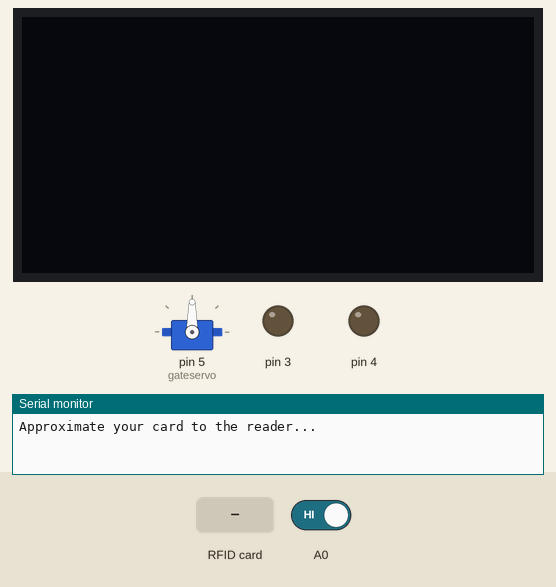
A sketch run on a simulated Arduino Uno, built with avr-gcc and run on an emulated ATmega328P. On the bench: servo, 128×64 one-colour display, output pins drawn as LEDs (lit = HIGH), the last lines printed to the serial monitor. The inputs (shaded band) are chosen by the test bench; at power-on: A0 HIGH. Pins used as bus, display or sensor lines are not drawn.

Above: at 1.3 s.
1.4 s: A0 driven LOW
3.9 s: RFID card 93 05 DB 1D held to the reader
At 5.6 s:
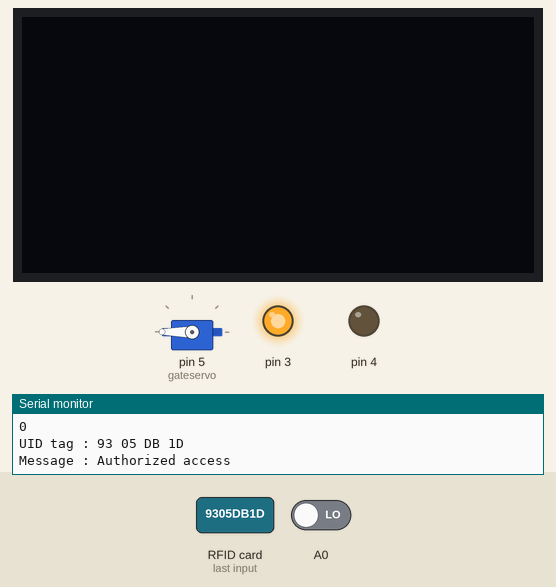
5.9 s: RFID card 5E 7A 19 C4 held to the reader
At 8.9 s:
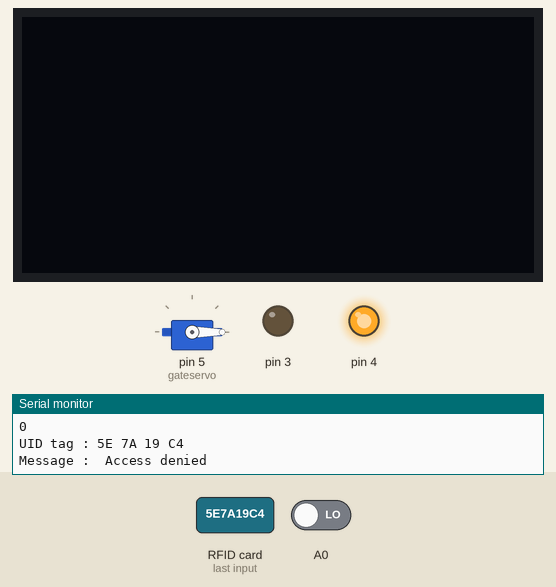
At 12.4 s:
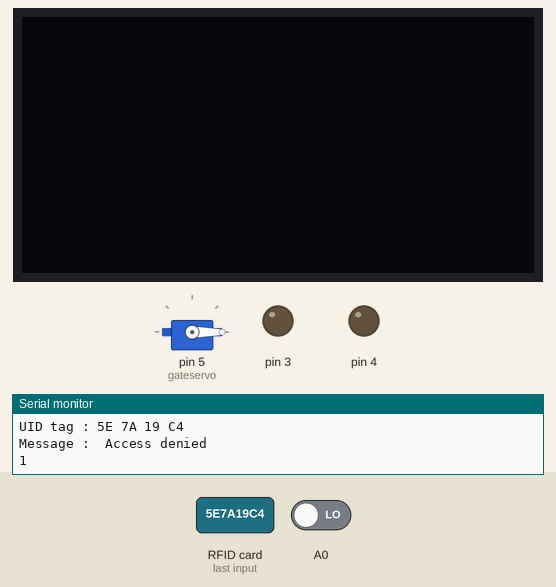
Timing chart, 0 to 13.9 s (numbered marks = the images above; inputs shaded):
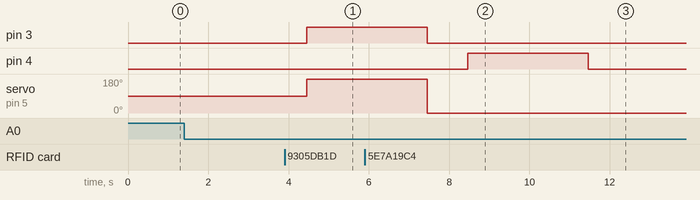

The sketch:

Rfid_Project_Rathore.ino
```cpp
/*
* Just Few Comment Lines for the Author
*/

#include <SPI.h>
#include <MFRC522.h>
#include <Servo.h>
#include <Adafruit_GFX.h>
#include <Adafruit_SSD1306.h>
#define SCREEN_WIDTH 128 // OLED display width, in pixels
#define SCREEN_HEIGHT 64 // OLED display height, in pixels
Adafruit_SSD1306 display(SCREEN_WIDTH, SCREEN_HEIGHT, &Wire, -1); //Display Intialisation, display instance.
#define SS_PIN 10
#define RST_PIN 9
MFRC522 mfrc522(SS_PIN, RST_PIN);   // Create MFRC522 instance.
Servo gateservo;
int auth = 0;
int pos = 0;
void setup()
{
  Serial.begin(9600);   // Initiate a serial communication
  pinMode(3, OUTPUT);
  pinMode(4, OUTPUT);
  pinMode(A0, INPUT);
  gateservo.attach(5);
  SPI.begin();      // Initiate  SPI bus
  mfrc522.PCD_Init();   // Initiate MFRC522
  Serial.println("Approximate your card to the reader...");
  Serial.println();
  if (!display.begin(SSD1306_SWITCHCAPVCC, 0x3C)) { // Address 0x3C for 128x64
    Serial.println(F("SSD1306 allocation failed"));
    for (;;);
  }
  delay(100);
  display.clearDisplay();

}
void loop()
{
  int cardReader;
  if (digitalRead(A0) == 0)
  {
    Serial.println();
    int i;
    for (i = 0; i < 21; i++)
    {
      Serial.println(i);
      delay(1000);
      if ( ! mfrc522.PICC_IsNewCardPresent() || ! mfrc522.PICC_ReadCardSerial()) //checks if Card is Present
      {
        return; // Returns False if the card is not present --- this is causing the issue
      }
      cardReader = cardRead();
      if (cardReader == 1)
      {
        i = i + 22;
      }
    }
  }
}

int cardRead()
{
  Serial.print("UID tag :");
  String content = "";
  byte letter;
  for (byte i = 0; i < mfrc522.uid.size; i++)
  {
    Serial.print(mfrc522.uid.uidByte[i] < 0x10 ? " 0" : " ");
    Serial.print(mfrc522.uid.uidByte[i], HEX);
    content.concat(String(mfrc522.uid.uidByte[i] < 0x10 ? " 0" : " "));
    content.concat(String(mfrc522.uid.uidByte[i], HEX));
  }
  Serial.println();
  Serial.print("Message : ");
  content.toUpperCase();
  if (content.substring(1) == "93 05 DB 1D") //change here the UID of the card/cards that you want to give access
  {
    Serial.println("Authorized access");
    Serial.println();
    digitalWrite(3, HIGH);
    gateservo.write(180);
    auth = 1;
    delay(3000);
    digitalWrite(3, LOW);
    gateservo.write(0);
    return 1;
  }

  else   {
    Serial.println(" Access denied");
    digitalWrite(4, HIGH);
    auth = 0;
    delay(3000);
    digitalWrite(4, LOW);
    return 0;
  }
}
```

Measured:
- after the input at 3.9 s, pin 3: LOW → HIGH after 0.56 s; servo on pin 5 (gateservo): 90° → 180° after 0.56 s
- after the input at 5.9 s, pin 4: LOW → HIGH after 2.6 s, → LOW 3.0 s later
